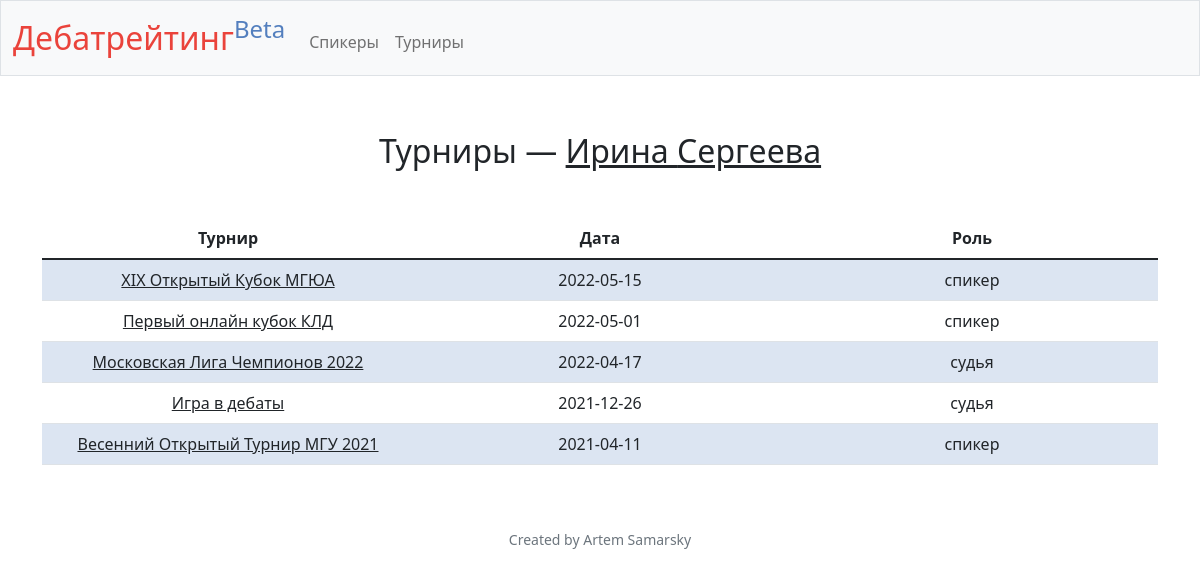
The app's page /participation?id=2, older data.
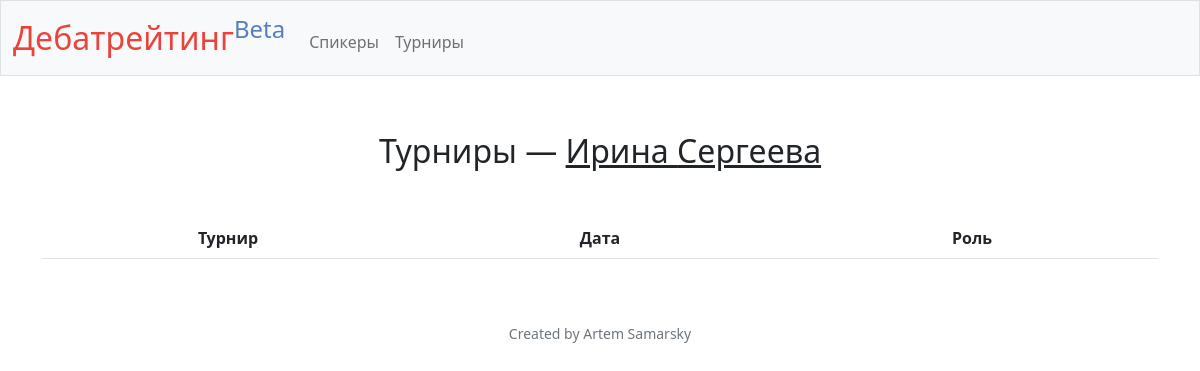
The same page, newer data.
### tables this page shows
CREATE TABLE tournament_participants (
    id INTEGER PRIMARY KEY AUTOINCREMENT NOT NULL,
    tournament_id INTEGER NOT NULL,
    speaker_id INTEGER NOT NULL,
    speaker_internal_id INTEGER,
    internal_name TEXT,
    role TEXT NOT NULL,
    FOREIGN KEY(tournament_id) REFERENCES tournaments(id),
    FOREIGN KEY(speaker_id) REFERENCES speakers(id)
);

CREATE TABLE tournaments (
    id INTEGER PRIMARY KEY AUTOINCREMENT NOT NULL,
    name TEXT NOT NULL,
    short_name TEXT NOT NULL,
    slug TEXT,
    domain TEXT,
    average_rating INTEGER,
    page TEXT,
    date TEXT NOT NULL,
    type TEXT NOT NULL
);

### app.py (the view)
@app.route("/participation", methods=["GET", "POST"])
def tournaments_by_speaker():
    if not request.args.get("id"):
            return apology("must provide speaker id", 400)
    id = request.args.get("id")
    speaker = db.execute(f"SELECT * FROM speakers WHERE id = {id}")[0]
    tournaments = db.execute(f"SELECT tp.*, t.name AS tournament_name, t.date AS date FROM tournament_participants tp LEFT JOIN tournaments t ON tp.tournament_id = t.id WHERE speaker_id = {id} ORDER BY id DESC")
    return render_template("speaker/participation.html", tournaments=tournaments, speaker=speaker)

### app.py (called while the page is built)
@app.after_request
def after_request(response):
    response.headers["Cache-Control"] = "no-cache, no-store, must-revalidate"
    response.headers["Expires"] = 0
    response.headers["Pragma"] = "no-cache"
    return response

### templates/speaker/participation.html (shortened to what this page needs)
{% extends "layout.html" %}
{% block main %}
    <h2 class="mb-5 mt-2">Турниры — <a href="/speaker?id={{ speaker["id"] }}">{{ speaker["first_name"] }} {{ speaker["last_name"] }}</a></h2>
    <div class="container">
        <div class="col">
            <table id="achievements" class="table table-striped" style="width:100%">
                <thead>
                    <tr>
                        <th style="width: 30%">Турнир</th>
                        <th style="width: 30%">Дата</th>
                        <th style="width: 30%">Роль</th>
                    </tr>
                </thead>
                <tbody>
                    {% for tournament in tournaments %}
                        <tr>
                            <td>
                                <a href="/tournament?id={{ tournament["tournament_id"] }}">{{ tournament["tournament_name"] }}</a>
                            </td>
                            <td>
                                {{ tournament["date"] }}
                            </td>
                            <td>
                                {% if tournament["role"] == "speaker" %}
                                    спикер
                                {% elif tournament["role"] == "ca" %}
                                    гс
                                {% elif tournament["role"] == "adjudicator" %}
                                    судья
                                {% else %}
                                    {{ tournament["role"] }}
                                {% endif %}
                            </td>
                        </tr>
                    {% endfor %}
                </tbody>
            </table>
        </div>
    </div>
{% endblock %}

Row changes from the older to the newer data that the page shows:
removed tournament_participants: tournament_name "XIX Открытый Кубок МГЮА", date "2022-05-15", role "спикер"
removed tournament_participants: tournament_name "Первый онлайн кубок КЛД", date "2022-05-01", role "спикер"
removed tournament_participants: tournament_name "Московская Лига Чемпионов 2022", date "2022-04-17", role "судья"
removed tournament_participants: tournament_name "Игра в дебаты", date "2021-12-26", role "судья"
removed tournament_participants: tournament_name "Весенний Открытый Турнир МГУ 2021", date "2021-04-11", role "спикер"
